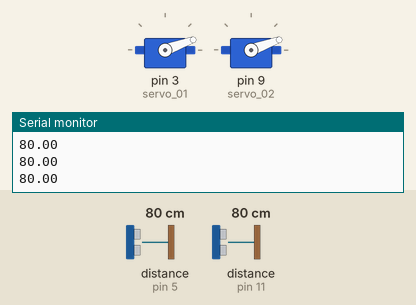
Bench run of a sketch on a simulated Arduino Uno, built with avr-gcc and run on an emulated ATmega328P. On the bench: 2 × servo, the last lines printed to the serial monitor. Wiring (inferred from the names in the program): 2 × ultrasonic range finder: trigger pin 4, echo pin 5 / trigger pin 10, echo pin 11. Inputs (shaded band) come from the test bench; at power-on: distance to the obstacle (sensors on pin 5, pin 11) 80 cm. The echo pulse lasts 58.3 µs per cm.

Above: at 3.4 s.
3.5 s: distance to the obstacle (sensor on pin 5) set to 18 cm
6.9 s: distance to the obstacle (sensor on pin 5) set to 14 cm
At 9.1 s:
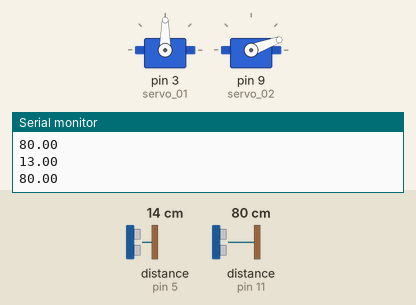
10.3 s: distance to the obstacle (sensor on pin 11) set to 18 cm
13.7 s: distance to the obstacle (sensor on pin 11) set to 14 cm
At 16.5 s:
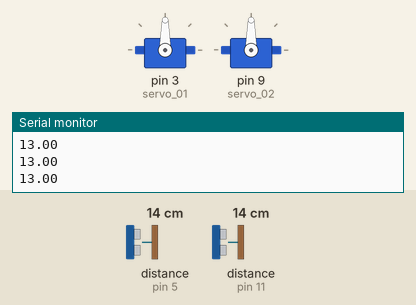
17.1 s: distance to the obstacle (sensor on pin 5) set to 35 cm
At 19.7 s:
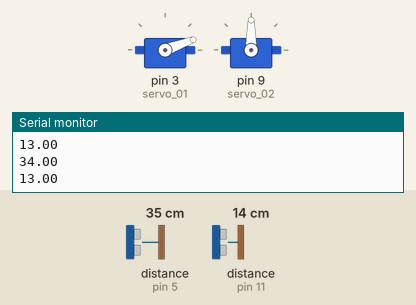
20.5 s: distance to the obstacle (sensor on pin 5) set to 2 cm
At 22.4 s:
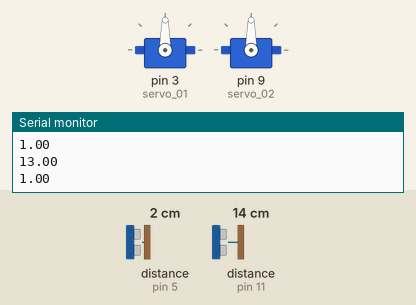
Timing chart, 0 to 23.9 s (numbered marks = the images above; inputs shaded):
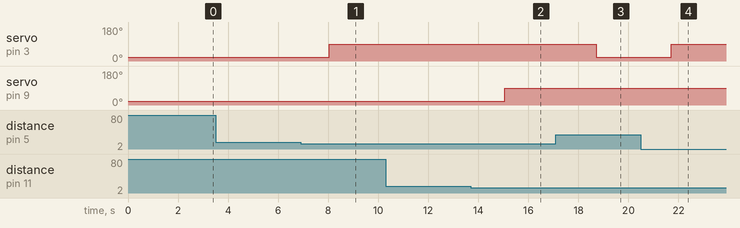

The sketch:

arduino02_estacionamento.ino
```cpp
//Bibliotecas
#include <Servo.h>

unsigned long tempo_01, tempo_02;
double distancia_01, distancia_02;

//Servo e sensor 01
Servo servo_01;
#define trig_01 4
#define echo_01 5

//Servo e sensor 02
Servo servo_02;
#define trig_02 10
#define echo_02 11


void setup() {

  //Sensores Ultrasônicos para medir
  Serial.begin(9600);
  digitalWrite(trig_01, LOW);
  digitalWrite(trig_02, LOW);


  //Definindo entrada e saida
  pinMode(trig_01, OUTPUT);
  pinMode(echo_01, INPUT);
  servo_01.attach(3);

  pinMode(trig_02, OUTPUT);
  pinMode(echo_02, INPUT);
  servo_02.attach(9);


  //Definindo a posicação inicial do servos
  servo_01.write(20);
  servo_02.write(20);

}

void loop() {

  //medição sensor_01
  {
  digitalWrite(trig_01, HIGH);
  delayMicroseconds(10);
  digitalWrite(trig_01, LOW);

  tempo_01 = pulseIn(echo_01, HIGH);
  distancia_01 = tempo_01/58;
  Serial.println(distancia_01);
  delay(200);
  }

  //medição sensor_02
  {
  digitalWrite(trig_02, HIGH);
  delayMicroseconds(10);
  digitalWrite(trig_02, LOW);

  tempo_02 = pulseIn(echo_02, HIGH);
  distancia_02 = tempo_02/58;
  Serial.println(distancia_02);
  }


  //Cancela de entrada
  if(distancia_01 < 15){
    servo_01.write(90);
  } else {
    delay(1200);
    servo_01.write(20);
  }

  //Cancela de Saida
  if(distancia_02 < 15){
    servo_02.write(90);
  } else {
    delay(1200);
    servo_02.write(20);
  }
}
```

Measured:
- the behaviour switches between 16 and 15 cm on distance to the obstacle (sensor on pin 5) (found by bisection; images 0 and 1)
- the behaviour switches between 16 and 15 cm on distance to the obstacle (sensor on pin 11) (found by bisection; images 1 and 2)
- after the input at 6.9 s, servo on pin 3 (servo_01): 20° → 90° after 1.1 s
- after the input at 13.7 s, servo on pin 9 (servo_02): 20° → 90° after 1.4 s
- after the input at 17.1 s, servo on pin 3 (servo_01): 90° → 20° after 1.6 s
- after the input at 20.5 s, servo on pin 3 (servo_01): 20° → 90° after 1.2 s
